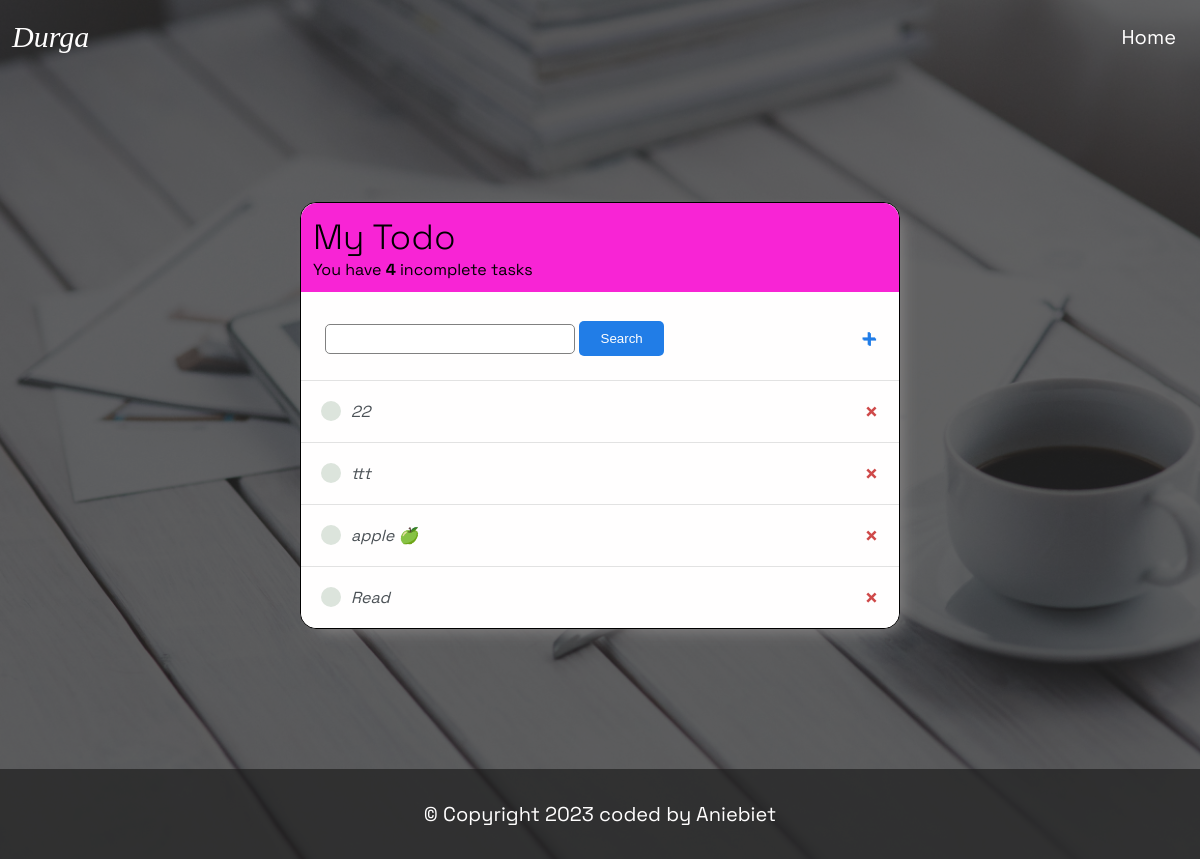
Before: /task-list/ (signed in) with the older database file.
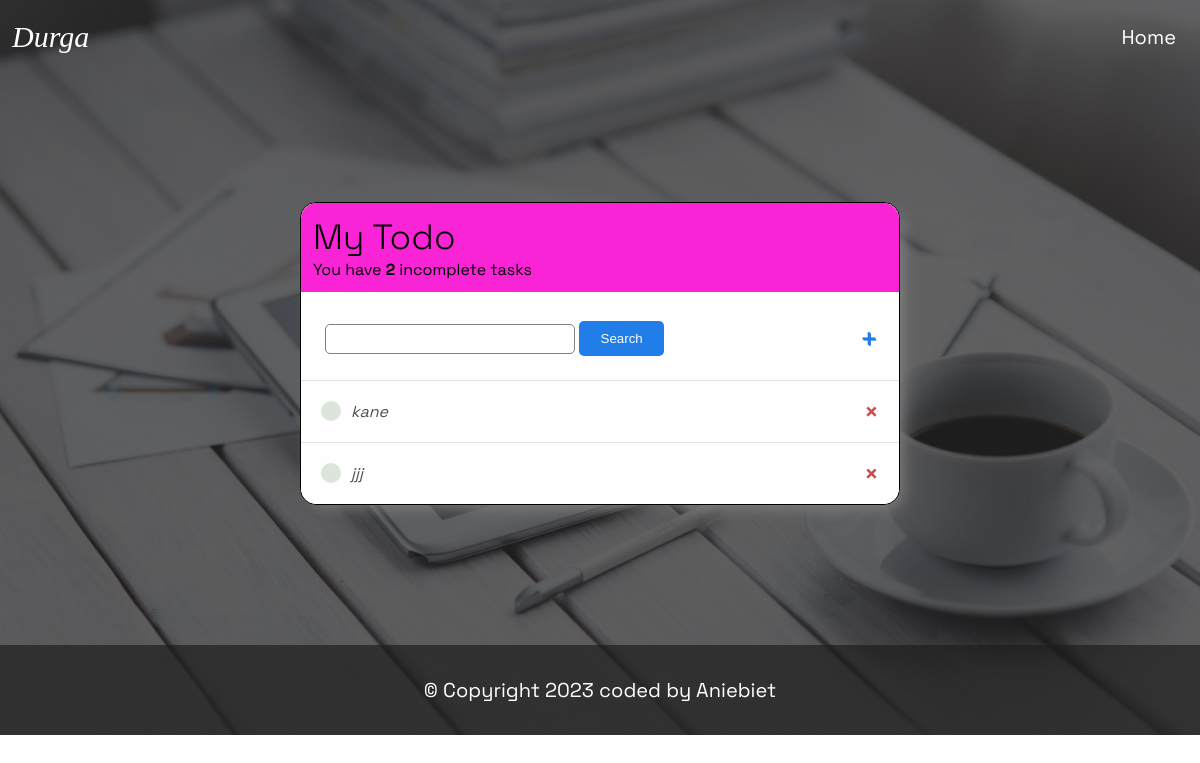
After: the same page with the newer database file.
### Todo/models.py (models this page shows)
class Task(models.Model):
    user = models.ForeignKey(User, on_delete=models.CASCADE, null=True, blank=True)
    title = models.CharField(max_length=200)
    description = models.TextField(null=True, blank=True)
    complete = models.BooleanField(default=False)
    created = models.DateTimeField(auto_now_add=True)
    def __str__(self):
        return self.title
    class Meta:
        ordering = ['complete']

### Todo/views.py (the view)
# urls.py: path('task-list/', TaskList.as_view(), name='tasks'),
class TaskList(LoginRequiredMixin, ListView):
    model = Task
    context_object_name = 'tasks'
    def get_context_data(self, **kwargs):
        context = super().get_context_data(**kwargs)
        context['tasks'] = context['tasks'].filter(user = self.request.user)
        context['count'] = context['tasks'].filter(complete = False).count()
        search_input = self.request.GET.get('search-area') or ''
        if search_input:
            context['tasks'] = context['tasks'].filter(title__startswith = search_input)
        context['search_input'] = search_input
        return context

### Todo/templates/todo/task_list.html (shortened to what this page needs)
{% load static %}
<!DOCTYPE html>
<html lang="en">
<head>
    <link rel="stylesheet" href="{% static 'css/style.css' %}">
</head>
<body>
    <div class="task-section">
        <div class="task">
            <div style="width: 100%; padding: 0px 12px;">
                <header class="task-header">
                    <div class="logo">Durga</div>
                    <div class="log-bar">
                        <div class="log-btn" id="logToggle">
                            <p class="link"><a href="{% url 'home' %}">Home</a></p>
                        </div>
                    </div>
                </header>
            </div>
            <div class="task-container">
                <div class="inner-container">
                    {% block content %}
                    <div class="user-header-holder">
                        <div class="user">
                            <div>
                                <h2>My <span>Todo</span></h2>
                                {% if count is 0 %}
                                <p>You have <b>{{count}}</b> incomplete task</p>
                                {% else %}
                                <p>You have <b>{{count}}</b> incomplete task{{ count|pluralize:"s" }}</p>
                                {% endif %}
                            </div>
                        </div>
                    </div>
                    <div class="search">
                        <form method="get">
                            <input type="text" name="search-area">
                            <button type="submit">Search</button>
                        </form>
                        <a class="plus" href="{% url 'task-create'%}">&#43;</a>
                    </div>
                    <div class="task-item-wrapper">
                        {% for task in tasks %}
                        <div class="task-wrapper tsk">
                            {% if task.complete %}
                            <div: if  class="task-title">
                                <div class="task-complete-icon"></div>
                                <i><s><a href="{% url 'task-update' task.id %}">{{task}}</a></s></i>
                            </div>
                            <a class="delete-link" href="{% url 'task-delete' task.id %}">&#215</a>
                            {% else %}
                            <div class="task-title">
                                <div class="task-incomplete-icon"></div>
                                <i><a href="{% url 'task-update' task.id %}" >{{task}}</a></i>
                            </div>
                            <a class="delete-link" href="{% url 'task-delete' task.id %}">&#215</a>
                            {% endif %}
                        </div>
                        {% empty %}
                        <h3 class="no-list">No item in items</h3>
                        {% endfor %}
                    </div>
                    {% endblock content %}
                </div>
            </div>
        </div>
        <footer>
            <div class="form-footer">
                <p>&copy; Copyright 2023 coded by Aniebiet</p>
            </div>
        </footer>
    </div>
</body>
</html>

### Todo/static/css/style.css (style rules this page uses)
* { padding: 0; margin: 0px; box-sizing: border-box; }
body { font-family: 'Space Grotesk', sans-serif; }
.user-header-holder { background-color: rgb(248, 36, 213); padding: 12px; margin-bottom: 5px; border-radius: 16px 16px 0 0; }
.tsk { padding: 20px; }
.task-header { display: flex; align-items: center; justify-content: space-between; width: 100%; padding-top: 12px; }
.logo { font-style: italic; font-family: Cambria, Cochin, Georgia, Times, 'Times New Roman', serif; font-size: 30px; color: #fffefe; }
.log-bar { display: flex; align-items: center; }
.form-footer { display: flex; align-items: center; justify-content: center; background: hsla(0, 0%, 11%, 0.897); width: 100%; height: 90px; padding: 12px; }
.form-footer p { font-size: 20px; text-align: center; color: #fffefe; }
.link { margin: 12px; font-size: 20px; }
.link a { color: #fffefe; text-decoration: none; }
.task-section { background-image: url(../img/pexels-kaboompics-com-6337.jpg); background-repeat: no-repeat; background-size: cover; }
.task { display: flex; align-items: center; flex-direction: column; height: fit-content; background: hsla(0, 0%, 11%, 0.685); }
.task-container { width: 50%; margin: 140px; background: #fffefe; box-shadow: 7px 7px 17px -7px rgb(145, 142, 142); border-radius: 16px; border: 1px solid #000; }
.user { display: flex; align-items: center; justify-content: space-between; }
.user h2 { font-size: 35px; font-weight: 100; }
.search { display: flex; align-items: center; justify-content: space-between; padding: 9px; }
input[type=text] { width: 250px; height: 30px; border-radius: 5px; border: 1px solid gray; outline: none; padding: 10px; }
button[type=submit] { width: 85px; height: 35px; border-radius: 5px; color: #fffefe; background-color: rgb(33, 125, 231); border: none; outline: none; }
.search a { font-size: 30px; text-decoration: none; color: rgb(33, 125, 231); text-shadow: 1px 1px rgb(33, 125, 231); }
.plus { margin-right: 12px; }
.task-wrapper { display: flex; align-items: center; justify-content: space-between; padding: 20px; background-color: #fffefe; border-top: 1px solid rgb(226, 226, 226); border-radius: 0 0 16px 16px; }
.task-title { display: flex; }
.task-title a { text-decoration: none; color: #4b5156; margin-left: 10px; }
.task-incomplete-icon { width: 20px; height: 20px; background-color: rgb(220, 228, 220); border-radius: 50%; }
.delete-link { text-decoration: none; font-weight: 600; color: #cf4949; font-size: 24px; line-height: 0; }
form { padding: 15px; }

Changed rows visible on the page:
removed Task: title "22"
removed Task: title "ttt"
removed Task: title "apple 🍏"
removed Task: title "Read"
added Task: title "kane"
added Task: title "jjj"
Other visible differences:
{{ count }}: "4" → "2"
